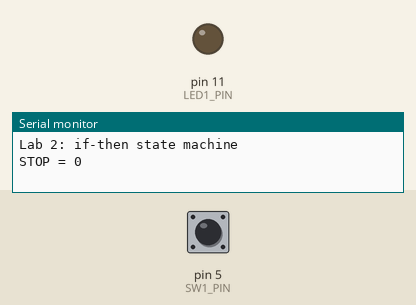
This sketch was run on a simulated Arduino Uno, built with avr-gcc and run on an emulated ATmega328P. On the bench: output pins drawn as LEDs (lit = HIGH), the last lines printed to the serial monitor. The test bench sets the inputs (shaded band); at power-on: pin 5 (SW1_PIN) HIGH.

Above: at 1.2 s.
1.3 s: pin 5 (SW1_PIN) pulled LOW for 0.15 s
At 2.2 s:
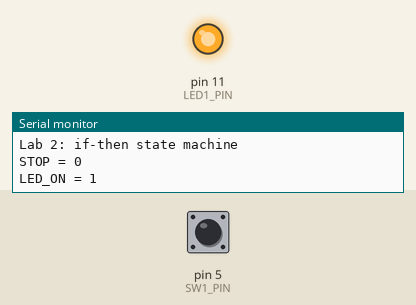
Timing chart, 0 to 4.3 s (numbered marks = the images above; inputs shaded):
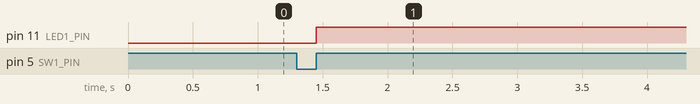

The sketch:

Lab2S6.ino
```cpp
#define SW1_PIN 5
#define LED1_PIN 11
#define MSEC_SAMPLE 1

enum {STOP, LED_ON, LED_OFF};

boolean isSwPressed, prevIsSwPressed, isSwJustReleased, isSwJustPressed, isSwChange;
int state = STOP, prevState = !state;
int stateTimer;
boolean isNewState;

void setup() {
  pinMode(SW1_PIN, INPUT_PULLUP);
  pinMode(LED1_PIN, OUTPUT);  digitalWrite(LED1_PIN, LOW);
  Serial.begin(9600);  Serial.println(F("Lab 2: if-then state machine\n"));
}

void loop() {
  // Input scan, signal conditioning, history evolution
  prevIsSwPressed = isSwPressed;
  isSwPressed = !digitalRead(SW1_PIN);
  isSwJustPressed = (isSwPressed && !prevIsSwPressed);  // switch edge detection
  isSwJustReleased = (!isSwPressed && prevIsSwPressed);
  isSwChange = (isSwJustReleased || isSwJustPressed);

  // update state information
  isNewState = (state != prevState); // if state != prevState, then isNewState
  prevState = state;

  switch(state){
  case STOP:
    // Entry housekeeping
    if (isNewState) {
      Serial.print("STOP = ");
      Serial.println(state);
    }
    // State business
    digitalWrite(LED1_PIN, LOW);
    // Exit condition is based only on switch changing
    if (isSwJustReleased) state = LED_ON;
    break;

  case LED_ON:
    // Entry housekeeping
    if (isNewState) {
      stateTimer = 0; // reset state timer to zero
      Serial.print("LED_ON = ");
      Serial.println(state);
      digitalWrite(LED1_PIN, HIGH);

    // State business
    stateTimer++;
    // Exit condition 1 is based on switch changing
    if (isSwJustReleased) {
      digitalWrite(LED1_PIN, LOW);
      state = STOP;
    }
    // Exit condition 2 is based on timer expiring
    if (stateTimer >= 250) state = LED_OFF;
    }
    break;

  case LED_OFF:
    // Entry housekeeping
    if (isNewState) {
      stateTimer = 0; // reset state timer to zero
      Serial.print("LED_OFF = ");
      Serial.println(state);
      digitalWrite(LED1_PIN, LOW);
    }
    // State business
    stateTimer++;
    // Exit condition 1 is based on switch changing
    if (isSwJustReleased) {
      digitalWrite(LED1_PIN, LOW);
      state = STOP;
    }
    // Exit condition 2 is based on timer expiring
    if (stateTimer >= 750) state = LED_ON;
    break;

    default: state = STOP;
  }


  delay(MSEC_SAMPLE);
}
```

Measured:
- after the input at 1.3 s, pin 11 (LED1_PIN): LOW → HIGH after 0.15 s
